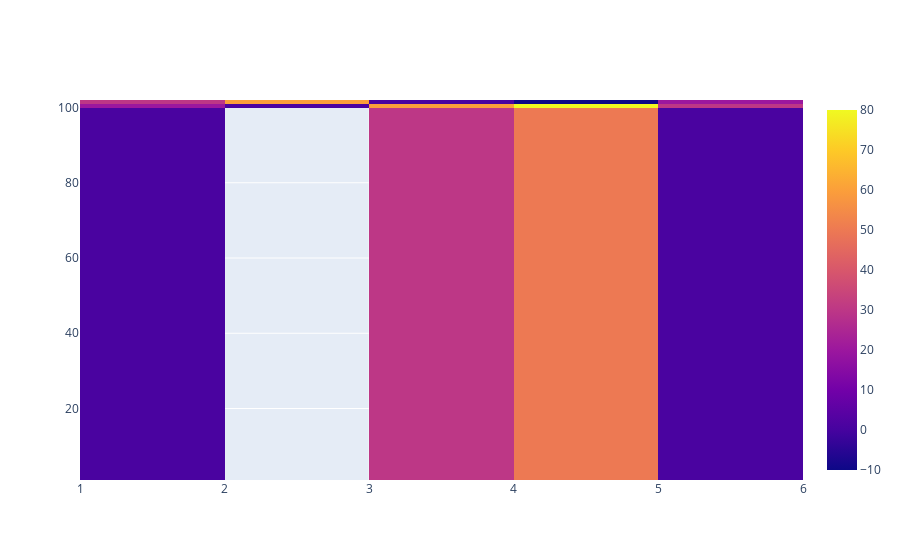

Notebook code for this chart:
### Code cell
import plotly.graph_objects as go
fig = go.Figure(data=go.Heatmap(
                   z=[[1, None, 30, 50, 1], [20, 1, 60, 80, 30], [30, 60, 1, -10, 20]],
                   x=df['doy'].unique(),
                   y=df["Id"].unique(),
                   hoverongaps = False))
fig.show()

### Figure 1 — Plotly figure (JSON) as saved in the notebook; plotly's stock layout.template omitted (floating-point values rounded to 4 significant figures; data arrays with more than 128 entries replaced by an {"elided": "..."} marker saying what was removed)
{"data": [{"hoverongaps": false, "type": "heatmap", "x": [1, 2, 3, 4, 5, 6, 7, 8, 9, 10, 11, 12, 13, 14, 15, 16, 17, 18, 19, 20, 21, 22, 23, 24, 25, 26, 27, 28, 29, 30, 31], "y": {"elided": "325 str values"}, "z": [[1, null, 30, 50, 1], [20, 1, 60, 80, 30], [30, 60, 1, -10, 20]]}], "layout": {}}
